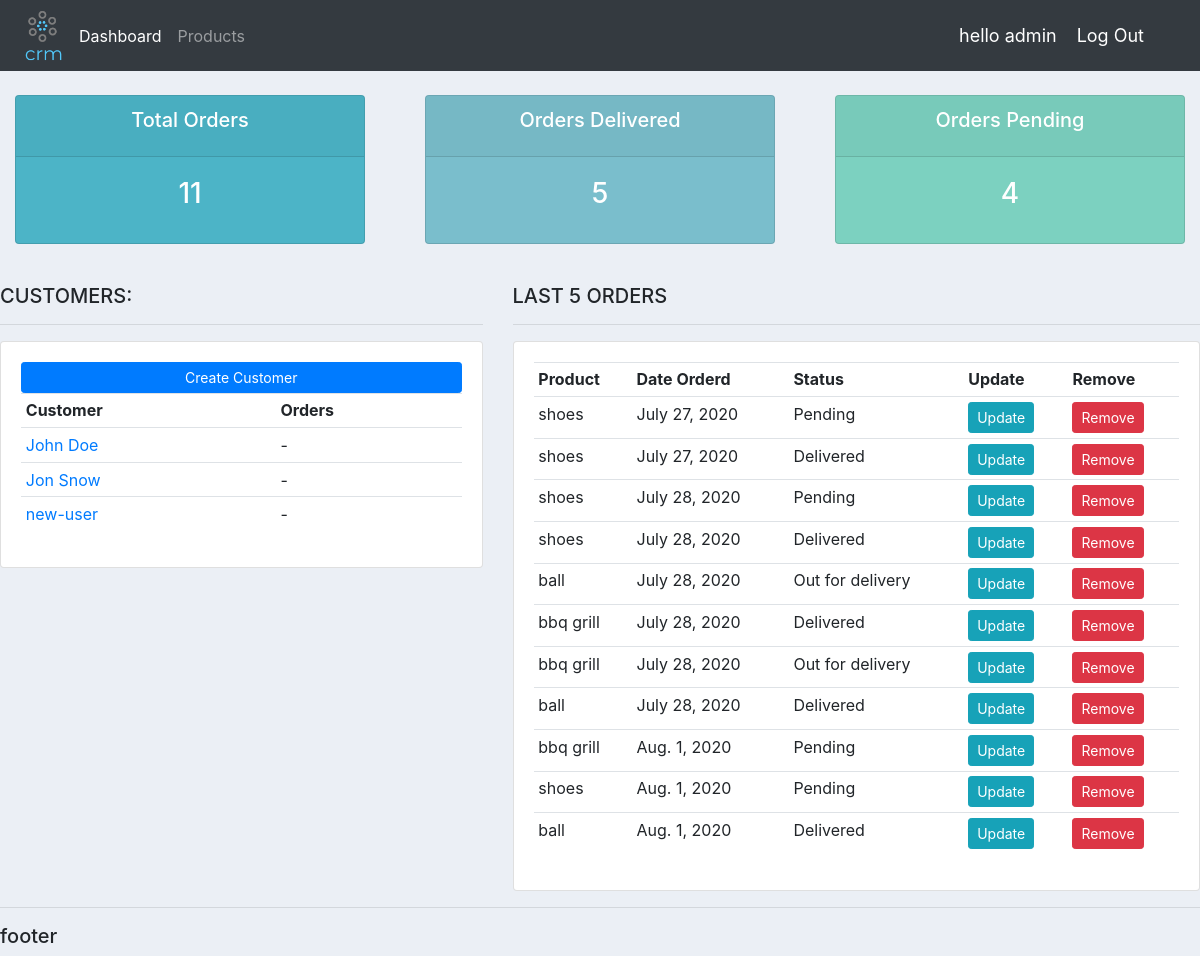
The page /dashboard/ (signed in) on the database its author committed.
### accounts/models.py (models this page shows, shortened)
class Customer(models.Model):
    user = models.OneToOneField(User, null=True, on_delete=models.CASCADE)
    name = models.CharField(max_length=200, blank=True)
    phone = models.CharField(max_length=200, blank=True)
    email = models.EmailField(max_length=200, blank=True)
    profile_pic = models.ImageField(blank=True, null=True, upload_to='profile_pic/')
    date_crated = models.DateTimeField(default=datetime.datetime.now(), blank=True)

class Order(models.Model):
    STATUS = (
        ('Pending','Pending'),
        ('Out for delivery','Out for delivery'),
        ('Delivered','Delivered'),
    )
    customer = models.ForeignKey(Customer, on_delete=models.CASCADE, null=True )
    product = models.ForeignKey(Product, on_delete=models.CASCADE, null=True)
    date_created = models.DateTimeField(default=datetime.datetime.now(), blank=True)
    status = models.CharField(max_length=200, blank=True, choices=STATUS)

class Product(models.Model):
    CATEGORY = (
        ('indoor','indoor'),
        ('outdoor','outdoor'),
    )
    name = models.CharField(max_length=200, blank=True)
    category = models.CharField(max_length=200, blank=True, choices=CATEGORY)
    price = models.FloatField(validators=[MinValueValidator(0)], blank=True)
    description = models.TextField(max_length=400, blank=True)
    date_crated = models.DateTimeField(default=datetime.datetime.now(), blank=True)
    tags = models.ManyToManyField(Tag, blank=True)
    def __str__(self):
        return self.name

### accounts/decorators.py (the view)
    def wrapper_func(request, *args, **kwargs):
        group = None
        if request.user.groups.exists():
            group = request.user.groups.all()[0].name
        if group == 'admin':
            return view_func(request, *args, **kwargs)
        else:
            return redirect('/user-page')

### accounts/views.py (called while the page is built)
@login_required(login_url='/login/')
@adminonly
def dashboard(request):
    orders = Order.objects.all()
    customers = Customer.objects.all()
    delivered = Order.objects.filter(status='Delivered')
    pending = Order.objects.filter(status='Pending')
    context = {
        'orders':orders,
        'customers':customers,
        'delivered':delivered,
        'pending':pending,
    }
    return render(request, 'accounts/dashboard.html', context)

### accounts/templates/accounts/dashboard.html (shortened to what this page needs)
{% extends 'accounts/base.html' %}
{% load static %}
{% block content %}
{% include 'accounts/status.html' %}
<br>
<div class="row">
	<div class="col-md-5">
		<h5>CUSTOMERS:</h5>
		<hr>
		<div class="card card-body">
			<a class="btn  btn-primary  btn-sm btn-block" href="">Create Customer</a>
			<table class="table table-sm">
				<tr>
					<th>Customer</th>
					<th>Orders</th>
				</tr>
				{% for customer in customers %}
					<tr>
						<td><a href="{% url 'accounts:customer' customer.pk %}">{{customer.name}}</a></td>
						<td>-</td>
					</tr>
				{% endfor %}
			</table>
		</div>
	</div>
	<div class="col-md-7">
		<h5>LAST 5 ORDERS</h5>
		<hr>
		<div class="card card-body">
			<table class="table table-sm">
				<tr>
					<th>Product</th>
					<th>Date Orderd</th>
					<th>Status</th>
					<th>Update</th>
					<th>Remove</th>
				</tr>
				{% for order in orders %}
					<tr>
						<td>{{order.product}}</td>
						<td>{{order.date_created|date}}</td>
						<td>{{order.status}}</td>
						<td><a href="{% url 'accounts:update_order' order.pk %}"><button class="btn btn-sm btn-info">Update</button></a></td>
						<td><a href="{% url 'accounts:delete_order' order.pk %}"><button class="btn btn-sm btn-danger">Remove</button></a></td>
					</tr>
				{% endfor %}
			</table>
		</div>
	</div>
</div>
{% endblock content %}

### accounts/templates/accounts/base.html (shortened to what this page needs)
{% load static %}
<!DOCTYPE html>
<html lang="en">
<head>
<link rel="stylesheet" href="https://stackpath.bootstrapcdn.com/bootstrap/4.5.0/css/bootstrap.min.css">
<link rel="stylesheet" href="{% static 'home-static/css/main.css' %}" >
</head>
<body>
<nav class="navbar navbar-expand-lg navbar-dark bg-dark">
  <img src= {% static 'home-static/images/crm-logo.png' %} style="width: 55px;">
  <div class="collapse navbar-collapse" id="navbarNav">
    <ul class="navbar-nav">
      {% if request.user.is_staff %}
        <li class="nav-item active">
          <a class="nav-link" href="{% url 'accounts:dashboard'  %}">Dashboard </a>
        </li>
        <li class="nav-item">
          <a class="nav-link" href="{% url 'accounts:products'  %}">Products</a>
        </li>
      {% else %}
        <li class="nav-item active">
          <a class="nav-link" href="{% url 'accounts:account'  %}">Settings </a>
        </li>
      {% endif %}
    </ul>
  </div>
  {% if request.user.is_authenticated %}
  <span class="span-style">hello {{request.user}} </span>
  <span class="span-style"><a href="{% url 'accounts:logout' %}">Log Out</a></span>
  {% else %}
  <span class="span-style"><a href="{% url 'accounts:login' %}">Log In</a></span>
  <span class="span-style"><a href="{% url 'accounts:signup' %}">Sign Up</a></span>
  {% endif %}
</nav>
    {% block content %}
    {% endblock content %}
    <hr>
    <h5>footer</h5>
</body>
</html>

### static/home-static/css/main.css (style rules this page uses)
body { background-color: #ebeff5; }

### accounts/templates/accounts/base.html (style rules this page uses)
.span-style , .span-style a { font-size:18px ; color: #fff; margin-right: 20px; }

### rows shown on the page
Customer: name "John Doe"
Customer: name "Jon Snow"
Customer: name "new-user"
Order: product "shoes", date_created "July 27, 2020", status "Pending"
Order: product "shoes", date_created "July 27, 2020", status "Delivered"
Order: product "shoes", date_created "July 28, 2020", status "Pending"
Order: product "shoes", date_created "July 28, 2020", status "Delivered"
Order: product "ball", date_created "July 28, 2020", status "Out for delivery"
Order: product "bbq grill", date_created "July 28, 2020", status "Delivered"
Order: product "bbq grill", date_created "July 28, 2020", status "Out for delivery"
Order: product "ball", date_created "July 28, 2020", status "Delivered"
Order: product "bbq grill", date_created "Aug. 1, 2020", status "Pending"
Order: product "shoes", date_created "Aug. 1, 2020", status "Pending"
Order: product "ball", date_created "Aug. 1, 2020", status "Delivered"

### other values the page prints
{{ request.user }} "admin"
{{ orders.count }} "11"
{{ delivered.count }} "5"
{{ pending.count }} "4"
